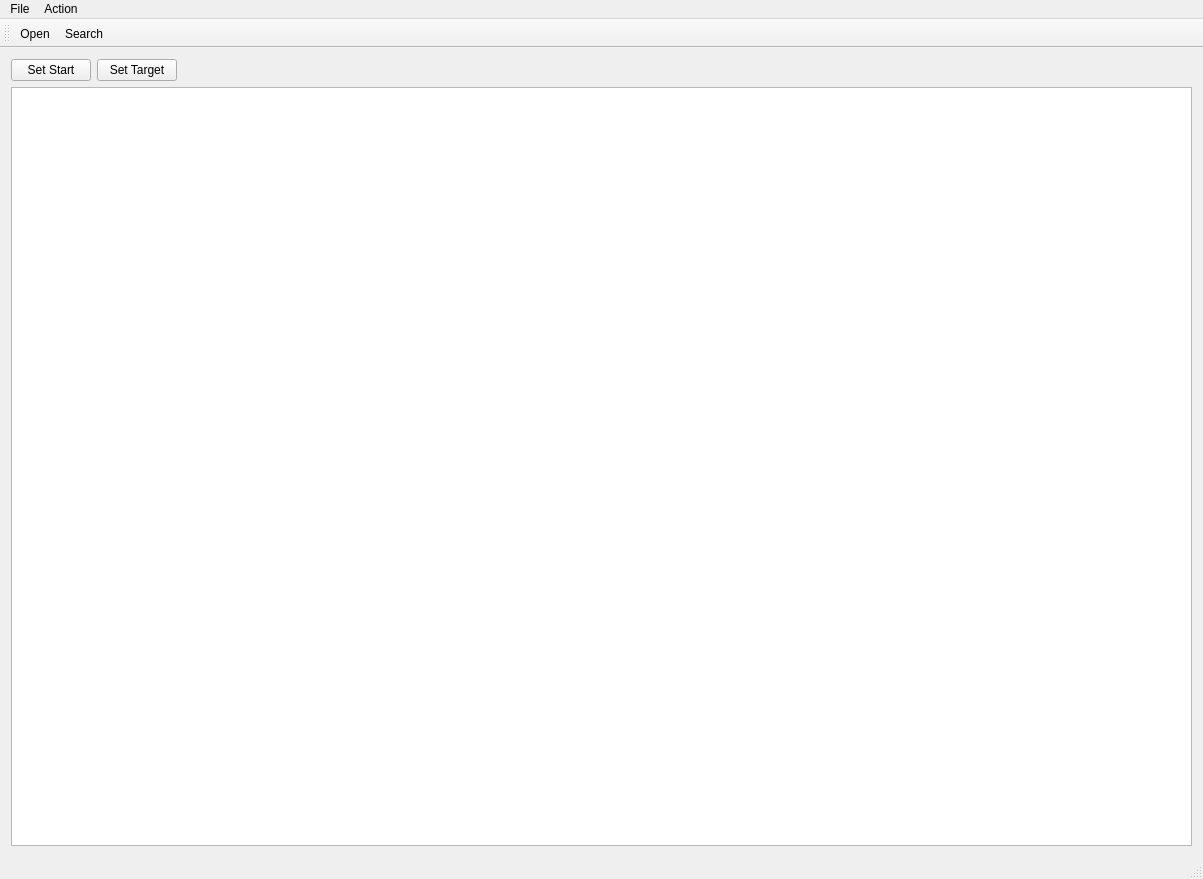
<?xml version="1.0" encoding="UTF-8"?>
<ui version="4.0">
 <class>MainWindow</class>
 <widget class="QMainWindow" name="MainWindow">
  <property name="geometry">
   <rect>
    <x>0</x>
    <y>0</y>
    <width>1203</width>
    <height>879</height>
   </rect>
  </property>
  <property name="windowTitle">
   <string>MainWindow</string>
  </property>
  <widget class="QWidget" name="centralWidget">
   <property name="enabled">
    <bool>true</bool>
   </property>
   <property name="sizePolicy">
    <sizepolicy hsizetype="Expanding" vsizetype="Expanding">
     <horstretch>0</horstretch>
     <verstretch>0</verstretch>
    </sizepolicy>
   </property>
   <layout class="QGridLayout" name="gridLayout">
    <item row="0" column="0">
     <layout class="QGridLayout" name="layoutTop">
      <item row="0" column="1">
       <widget class="QPushButton" name="buttonSetTarget">
        <property name="text">
         <string>Set Target</string>
        </property>
        <property name="icon">
         <iconset>
          <normaloff>resources/target.ico</normaloff>resources/target.ico</iconset>
        </property>
       </widget>
      </item>
      <item row="0" column="0">
       <widget class="QPushButton" name="buttonSetStart">
        <property name="text">
         <string>Set Start</string>
        </property>
        <property name="icon">
         <iconset>
          <normaloff>resources/start.ico</normaloff>resources/start.ico</iconset>
        </property>
       </widget>
      </item>
      <item row="0" column="2">
       <spacer name="horizontalSpacer">
        <property name="orientation">
         <enum>Qt::Horizontal</enum>
        </property>
        <property name="sizeHint" stdset="0">
         <size>
          <width>40</width>
          <height>20</height>
         </size>
        </property>
       </spacer>
      </item>
     </layout>
    </item>
    <item row="1" column="0">
     <widget class="QGraphicsView" name="view"/>
    </item>
   </layout>
  </widget>
  <widget class="QMenuBar" name="menuBar">
   <property name="geometry">
    <rect>
     <x>0</x>
     <y>0</y>
     <width>1203</width>
     <height>31</height>
    </rect>
   </property>
   <widget class="QMenu" name="menuFile">
    <property name="title">
     <string>File</string>
    </property>
    <addaction name="actionOpen"/>
   </widget>
   <widget class="QMenu" name="menuAction">
    <property name="title">
     <string>Action</string>
    </property>
    <addaction name="actionSearch"/>
   </widget>
   <addaction name="menuFile"/>
   <addaction name="menuAction"/>
  </widget>
  <widget class="QToolBar" name="mainToolBar">
   <attribute name="toolBarArea">
    <enum>TopToolBarArea</enum>
   </attribute>
   <attribute name="toolBarBreak">
    <bool>false</bool>
   </attribute>
   <addaction name="actionOpen"/>
   <addaction name="actionSearch"/>
  </widget>
  <widget class="QStatusBar" name="statusBar"/>
  <action name="actionOpen">
   <property name="text">
    <string>Open</string>
   </property>
  </action>
  <action name="actionSearch">
   <property name="text">
    <string>Search</string>
   </property>
  </action>
 </widget>
 <layoutdefault spacing="6" margin="11"/>
 <resources/>
 <connections/>
</ui>
